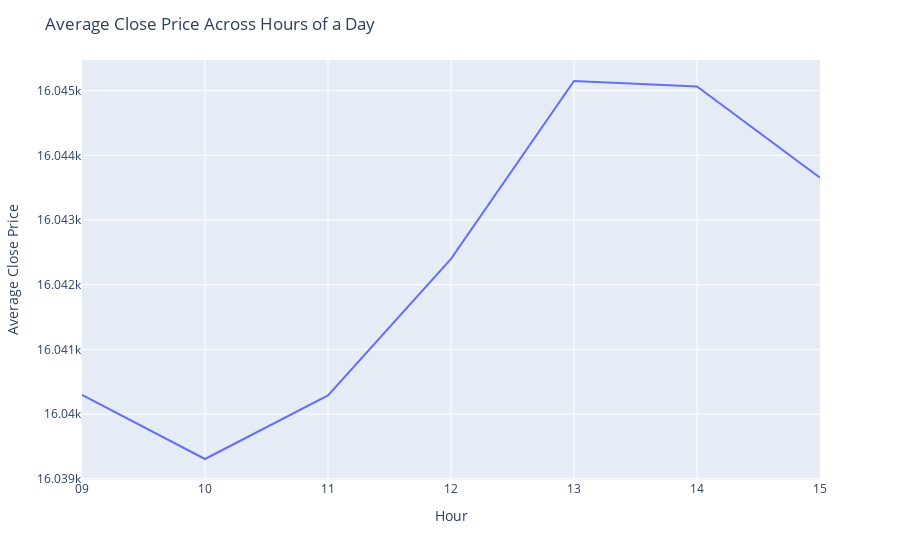

The notebook cell this image was saved under:
### Code cell
# Group the data by hour and calculate the average closing price
hourly_avg_close = df_raw.groupby('Hour')['Close'].mean().reset_index()

# Create the bar chart or line plot using Plotly
fig5 = px.line(hourly_avg_close, x='Hour', y='Close')

# Set labels and title for the plot
fig5.update_layout(
    xaxis_title='Hour',
    yaxis_title='Average Close Price',
    title='Average Close Price Across Hours of a Day'
)
fig5.show()

### Trend - Volume of trades are higher as the stock market opens, goes down during mid day after 10 am until 12 pm. There is a increase in the trades post 12 pm until the market closes.s

### Figure 1 — Plotly figure (JSON) as saved in the notebook; plotly's stock layout.template omitted (floating-point values rounded to 4 significant figures)
{"data": [{"hovertemplate": "Hour=%{x}<br>Close=%{y}<extra></extra>", "legendgroup": "", "line": {"color": "#636efa", "dash": "solid"}, "marker": {"symbol": "circle"}, "mode": "lines", "name": "", "orientation": "v", "showlegend": false, "type": "scatter", "x": ["09", "10", "11", "12", "13", "14", "15"], "xaxis": "x", "y": [16040.0, 16040.0, 16040.0, 16040.0, 16050.0, 16050.0, 16040.0], "yaxis": "y"}], "layout": {"legend": {"tracegroupgap": 0}, "margin": {"t": 60}, "title": {"text": "Average Close Price Across Hours of a Day"}, "xaxis": {"anchor": "y", "domain": [0, 1], "title": {"text": "Hour"}}, "yaxis": {"anchor": "x", "domain": [0, 1], "title": {"text": "Average Close Price"}}}}
